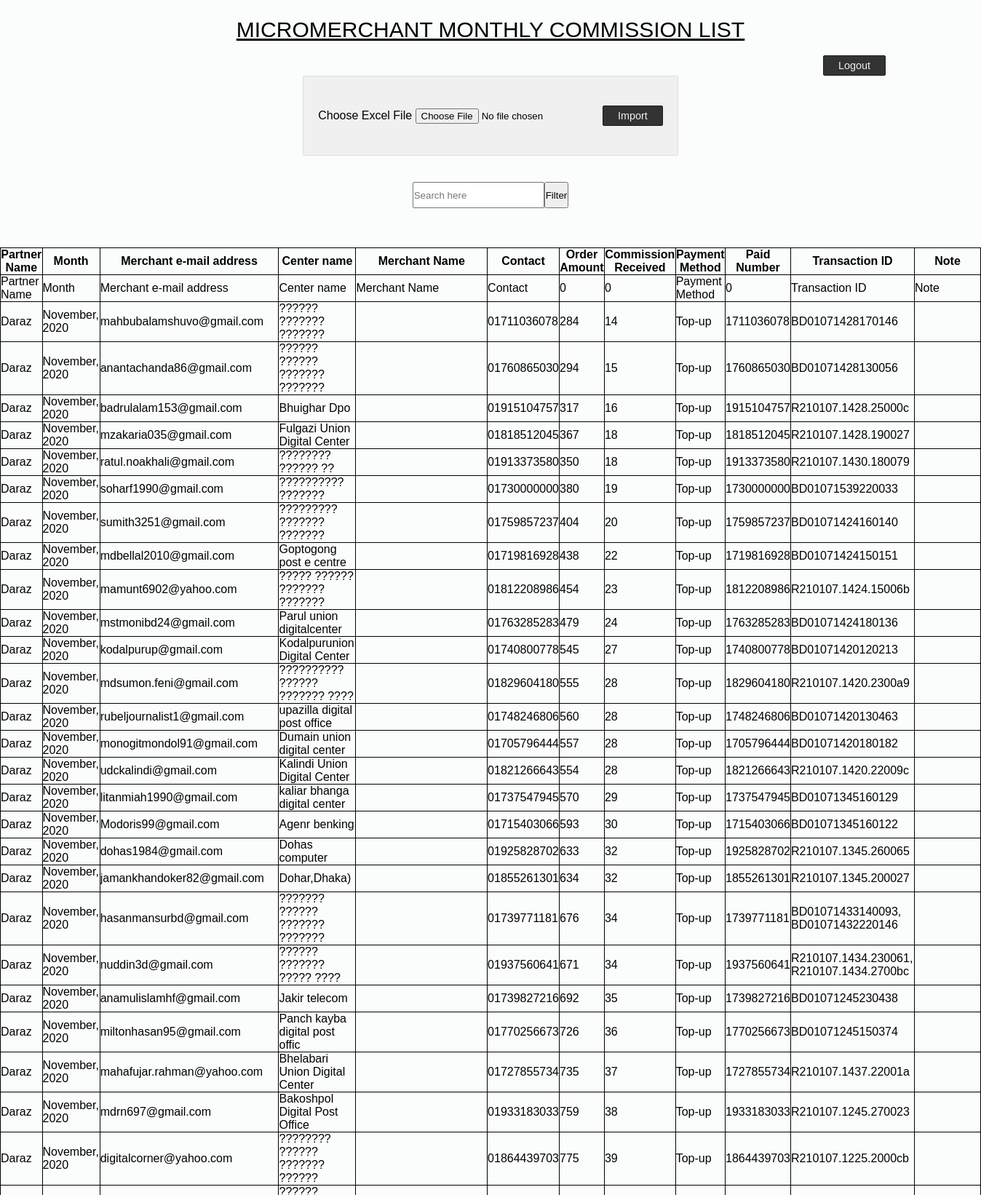
Screenshot of /dashboard.php (signed in, upper part) with the database file from the repository.
### tables this page shows
CREATE TABLE `commission` (
  `pName` varchar(20) NOT NULL,
  `month` varchar(20) NOT NULL,
  `mEmail` varchar(30) NOT NULL,
  `cName` varchar(30) NOT NULL,
  `mName` varchar(50) NOT NULL,
  `contact` varchar(20) NOT NULL,
  `oAmount` int(50) NOT NULL,
  `cReceived` int(20) NOT NULL,
  `pMethod` varchar(20) NOT NULL,
  `pNumber` int(20) NOT NULL,
  `tID` varchar(40) NOT NULL,
  `note` varchar(50) NOT NULL
);

### dashboard.php (the view, shortened to what this page needs)
<?php
if(isset($_POST['search']))
{
    $valueToSearch = $_POST['valueToSearch'];
    $query = "SELECT * FROM `commission` WHERE CONCAT(`pName`, `month`, `mEmail`, `cName`, `mName`, `contact`,`oAmount`, `cReceived`,`pMethod`,`pNumber`,`tID`,`note`) LIKE '%".$valueToSearch."%'";
    $search_result = filterTable($query);
}
 else {
    $query = "SELECT * FROM `commission`";
    $search_result = filterTable($query);
}
function filterTable($query)
{
    $connect = mysqli_connect("localhost", "root", "", "commission");
    $filter_Result = mysqli_query($connect, $query);
    return $filter_Result;
}
?>
<!DOCTYPE html>
<html>
<head>
</head>
<body>
    <h1><u>Micromerchant Monthly Commission List</u></h1><br />
    <div class="log">
    <a href="logout.php"><input type="submit" name="logout" id="logout" class="btn-submit"  value="Logout" /></a>
  </div>
    <div class="outer-container">
        <form action="" method="post" name="frmExcelImport"
            id="frmExcelImport" enctype="multipart/form-data">
            <div>
                <label>Choose Excel File</label> <input type="file"
                    name="file" id="file" accept=".xls,.xlsx">
                <button type="submit" id="submit" name="import"
                    class="btn-submit">Import</button>
            </div>
        </form>
    </div>
        <br/>
        <br/>
        <div class="box">
        <form action="dashboard.php" method="post">
        <div class="form-group">
				<div class="input-group">
					<input type="text" name="valueToSearch" id="search" placeholder="Search here"  class="form-control" />
          <br/>
          <input type="submit" name="search"  class="btn" value="Filter"><br><br>
         </div>
			</div>
		<br />
    </div>
            <br/>
            <br/>
            <table class="center">
                <tr>
                <th>Partner Name</th>
                <th>Month</th>
                <th>Merchant e-mail address</th>
                <th>Center name</th>
                <th>Merchant Name</th>
                <th>Contact</th>
                <th>Order Amount</th>
                <th>Commission Received</th>
                <th>Payment Method</th>
                <th>Paid Number</th>
                <th>Transaction ID</th>
                <th>Note</th>
                </tr>
                <?php while($row = mysqli_fetch_array($search_result)):?>
                <tr>
                    <td><?php echo $row['pName'];?></td>
                    <td><?php echo $row['month'];?></td>
                    <td><?php echo $row['mEmail'];?></td>
                    <td><?php echo $row['cName'];?></td>
                    <td><?php echo $row['mName'];?></td>
                    <td><?php echo $row['contact'];?></td>
                    <td><?php echo $row['oAmount'];?></td>
                    <td><?php echo $row['cReceived'];?></td>
                    <td><?php echo $row['pMethod'];?></td>
                    <td><?php echo $row['pNumber'];?></td>
                    <td><?php echo $row['tID'];?></td>
                    <td><?php echo $row['note'];?></td>
                </tr>
                <?php endwhile;?>
            </table>
</body>
</html>

### dashboard.php (style rules this page uses)
* { padding: 0; margin:0; box-sizing: border-box; }
body { display:flex; align-items:center; flex-direction: column; font-family: "Raleway", sans-serif; background: #FBFCFC; }
h1 { text-align: center; margin-top: 24px; text-transform: uppercase; font-weight: 300; color: white; font-size: 30px; color: #000; }
.outer-container { background: #F0F0F0; border: #e0dfdf 1px solid; padding: 40px 20px; border-radius: 2px; }
.btn-submit { background: #333; border: #1d1d1d 1px solid; border-radius: 2px; color: #f0f0f0; cursor: pointer; padding: 5px 20px; font-size: 0.9em; }
.log { align:right; padding-left: 1000px; }
table,tr,th,td { border: 1px solid black; border-collapse: collapse; }
table.center { margin-left: auto; margin-right: auto; }
.input-group { width: 100%; position: relative; display: flex; }

### rows the page displays
commission: pName "Partner Name", month "Month", mEmail "Merchant e-mail address", cName "Center name", mName "Merchant Name", contact "Contact", oAmount "0", cReceived "0", pMethod "Payment Method", pNumber "0", tID "Transaction ID", note "Note"
commission: pName "Daraz", month "November, 2020", mEmail "mahbubalamshuvo@gmail.com", cName "?????? ??????? ???????", contact "01711036078", oAmount "284", cReceived "14", pMethod "Top-up", pNumber "1711036078", tID "BD01071428170146"
commission: pName "Daraz", month "November, 2020", mEmail "anantachanda86@gmail.com", cName "?????? ?????? ??????? ???????", contact "01760865030", oAmount "294", cReceived "15", pMethod "Top-up", pNumber "1760865030", tID "BD01071428130056"
commission: pName "Daraz", month "November, 2020", mEmail "badrulalam153@gmail.com", cName "Bhuighar Dpo", contact "01915104757", oAmount "317", cReceived "16", pMethod "Top-up", pNumber "1915104757", tID "R210107.1428.25000c"
commission: pName "Daraz", month "November, 2020", mEmail "mzakaria035@gmail.com", cName "Fulgazi Union Digital Center", contact "01818512045", oAmount "367", cReceived "18", pMethod "Top-up", pNumber "1818512045", tID "R210107.1428.190027"
commission: pName "Daraz", month "November, 2020", mEmail "ratul.noakhali@gmail.com", cName "???????? ?????? ??", contact "01913373580", oAmount "350", cReceived "18", pMethod "Top-up", pNumber "1913373580", tID "R210107.1430.180079"
commission: pName "Daraz", month "November, 2020", mEmail "soharf1990@gmail.com", cName "?????????? ???????", contact "01730000000", oAmount "380", cReceived "19", pMethod "Top-up", pNumber "1730000000", tID "BD01071539220033"
commission: pName "Daraz", month "November, 2020", mEmail "sumith3251@gmail.com", cName "????????? ??????? ???????", contact "01759857237", oAmount "404", cReceived "20", pMethod "Top-up", pNumber "1759857237", tID "BD01071424160140"
commission: pName "Daraz", month "November, 2020", mEmail "mdbellal2010@gmail.com", cName "Goptogong post e centre", contact "01719816928", oAmount "438", cReceived "22", pMethod "Top-up", pNumber "1719816928", tID "BD01071424150151"
commission: pName "Daraz", month "November, 2020", mEmail "mamunt6902@yahoo.com", cName "????? ?????? ??????? ???????", contact "01812208986", oAmount "454", cReceived "23", pMethod "Top-up", pNumber "1812208986", tID "R210107.1424.15006b"
commission: pName "Daraz", month "November, 2020", mEmail "mstmonibd24@gmail.com", cName "Parul union digitalcenter", contact "01763285283", oAmount "479", cReceived "24", pMethod "Top-up", pNumber "1763285283", tID "BD01071424180136"
commission: pName "Daraz", month "November, 2020", mEmail "kodalpurup@gmail.com", cName "Kodalpurunion Digital Center", contact "01740800778", oAmount "545", cReceived "27", pMethod "Top-up", pNumber "1740800778", tID "BD01071420120213"
commission: pName "Daraz", month "November, 2020", mEmail "mdsumon.feni@gmail.com", cName "?????????? ?????? ??????? ????", contact "01829604180", oAmount "555", cReceived "28", pMethod "Top-up", pNumber "1829604180", tID "R210107.1420.2300a9"
commission: pName "Daraz", month "November, 2020", mEmail "rubeljournalist1@gmail.com", cName "upazilla digital post office", contact "01748246806", oAmount "560", cReceived "28", pMethod "Top-up", pNumber "1748246806", tID "BD01071420130463"
commission: pName "Daraz", month "November, 2020", mEmail "monogitmondol91@gmail.com", cName "Dumain union digital center", contact "01705796444", oAmount "557", cReceived "28", pMethod "Top-up", pNumber "1705796444", tID "BD01071420180182"
commission: pName "Daraz", month "November, 2020", mEmail "udckalindi@gmail.com", cName "Kalindi Union Digital Center", contact "01821266643", oAmount "554", cReceived "28", pMethod "Top-up", pNumber "1821266643", tID "R210107.1420.22009c"
commission: pName "Daraz", month "November, 2020", mEmail "litanmiah1990@gmail.com", cName "kaliar bhanga digital center", contact "01737547945", oAmount "570", cReceived "29", pMethod "Top-up", pNumber "1737547945", tID "BD01071345160129"
commission: pName "Daraz", month "November, 2020", mEmail "Modoris99@gmail.com", cName "Agenr benking", contact "01715403066", oAmount "593", cReceived "30", pMethod "Top-up", pNumber "1715403066", tID "BD01071345160122"
commission: pName "Daraz", month "November, 2020", mEmail "dohas1984@gmail.com", cName "Dohas computer", contact "01925828702", oAmount "633", cReceived "32", pMethod "Top-up", pNumber "1925828702", tID "R210107.1345.260065"
commission: pName "Daraz", month "November, 2020", mEmail "jamankhandoker82@gmail.com", cName "Dohar,Dhaka)", contact "01855261301", oAmount "634", cReceived "32", pMethod "Top-up", pNumber "1855261301", tID "R210107.1345.200027"
commission: pName "Daraz", month "November, 2020", mEmail "hasanmansurbd@gmail.com", cName "??????? ?????? ??????? ???????", contact "01739771181", oAmount "676", cReceived "34", pMethod "Top-up", pNumber "1739771181", tID "BD01071433140093, BD01071432220146"
commission: pName "Daraz", month "November, 2020", mEmail "nuddin3d@gmail.com", cName "?????? ??????? ????? ????", contact "01937560641", oAmount "671", cReceived "34", pMethod "Top-up", pNumber "1937560641", tID "R210107.1434.230061, R210107.1434.2700bc"
commission: pName "Daraz", month "November, 2020", mEmail "anamulislamhf@gmail.com", cName "Jakir telecom", contact "01739827216", oAmount "692", cReceived "35", pMethod "Top-up", pNumber "1739827216", tID "BD01071245230438"
commission: pName "Daraz", month "November, 2020", mEmail "miltonhasan95@gmail.com", cName "Panch kayba digital post offic", contact "01770256673", oAmount "726", cReceived "36", pMethod "Top-up", pNumber "1770256673", tID "BD01071245150374"
commission: pName "Daraz", month "November, 2020", mEmail "mahafujar.rahman@yahoo.com", cName "Bhelabari Union Digital Center", contact "01727855734", oAmount "735", cReceived "37", pMethod "Top-up", pNumber "1727855734", tID "R210107.1437.22001a"
commission: pName "Daraz", month "November, 2020", mEmail "mdrn697@gmail.com", cName "Bakoshpol Digital Post Office", contact "01933183033", oAmount "759", cReceived "38", pMethod "Top-up", pNumber "1933183033", tID "R210107.1245.270023"
commission: pName "Daraz", month "November, 2020", mEmail "digitalcorner@yahoo.com", cName "???????? ?????? ??????? ??????", contact "01864439703", oAmount "775", cReceived "39", pMethod "Top-up", pNumber "1864439703", tID "R210107.1225.2000cb"
